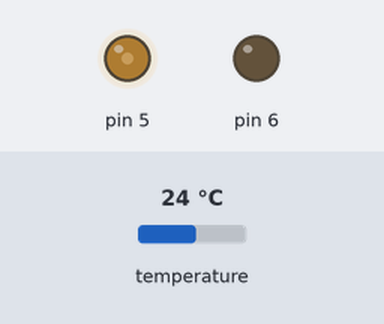
Simulated run of this sketch. Board: Arduino Uno, built with avr-gcc and run on an emulated ATmega328P. Parts: output pins drawn as LEDs (lit = HIGH). Inputs (shaded band) come from the test bench; at power-on: temperature 24 °C. What the sketch prints to the serial monitor is not drawn.

Above: at 3.3 s.
3.4 s: temperature set to 12 °C
At 5.5 s:
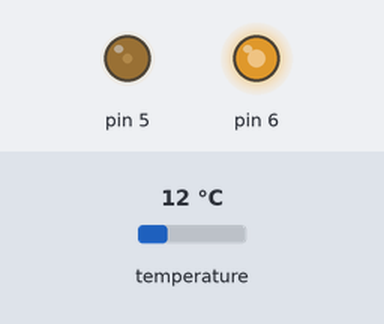
5.9 s: temperature set to 13.4 °C
At 7.4 s:
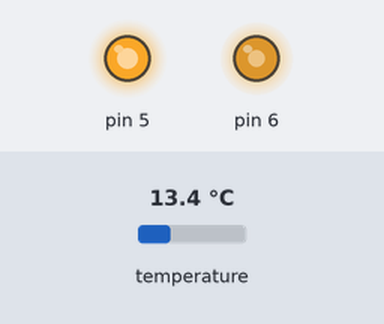
8.4 s: temperature set to 19 °C
At 10.8 s:
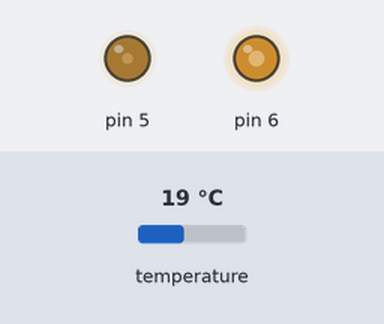
11.1 s: temperature set to 28 °C
At 12.9 s:
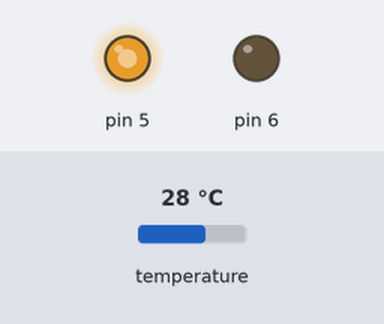
Timing chart, 0 to 14.4 s (numbered marks = the images above; inputs shaded):
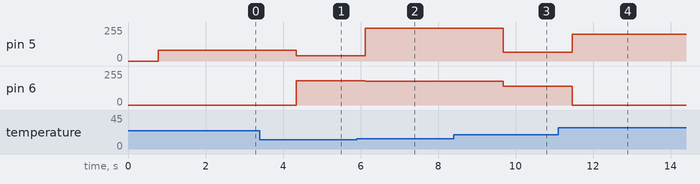

Measured:
- the behaviour switches between 12.9 and 13 °C on temperature (found by bisection; images 1 and 2)
- after the input at 3.4 s, pin 5: 80/255 → 40/255 after 0.95 s; pin 6: 0/255 → 183/255 after 0.95 s
- after the input at 5.9 s, pin 5: 40/255 → 245/255 after 0.23 s; pin 6: 183/255 → 177/255 after 0.23 s
- after the input at 8.4 s, pin 5: 245/255 → 65/255 after 1.3 s; pin 6: 177/255 → 141/255 after 1.3 s
- after the input at 11.1 s, pin 5: 65/255 → 200/255 after 0.36 s; pin 6: 141/255 → 0/255 after 0.36 s

The sketch:

sketch_tempSense.ino
```cpp
// First we include the libraries
#include <OneWire.h>
#include <DallasTemperature.h>
/********************************************************************/
// Data wire is plugged into pin 2 on the Arduino
#define ONE_WIRE_BUS 2
/********************************************************************/
// Setup a oneWire instance to communicate with any OneWire devices
// (not just Maxim/Dallas temperature ICs)
OneWire oneWire(ONE_WIRE_BUS);
/********************************************************************/
// Pass our oneWire reference to Dallas Temperature.
DallasTemperature sensors(&oneWire);
/********************************************************************/
void setup(void)
{
 // start serial port
 Serial.begin(9600);
 Serial.println("Dallas Temperature IC Control Library Demo");
 pinMode(5, OUTPUT);
 pinMode(6, OUTPUT);
}
void loop(void)
{
 // call sensors.requestTemperatures() to issue a global temperature
 // request to all devices on the bus
/********************************************************************/
 Serial.print(" Requesting temperatures...");
 sensors.begin();
 sensors.requestTemperatures(); // Send the command to get temperature readings
 Serial.println("DONE");
/********************************************************************/
 Serial.print("Temperature is: ");
 int temp = sensors.getTempCByIndex(0);
 if (temp != 21){ //21 degrees = room temperature
  analogWrite(5,(3*temp*temp - 126*temp + 1376)); //fan curve equation
 } else {
  analogWrite(5,0);
 }
 if (temp < 21) {
  analogWrite(6,(255 - 6*temp)); //supposed to be for resistance wire
 }
 else {
  analogWrite(6, 0);
 }
 //Serial.print(sensors.getTempCByIndex(0));
 Serial.print(temp);
   // 0 refers to the first IC on the wire
   delay(1000);

}
```
